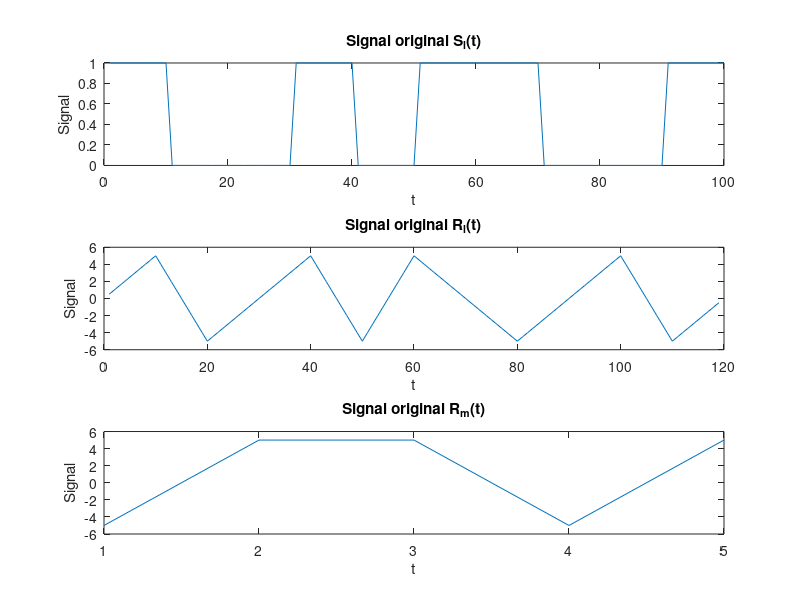

Write the MATLAB code that produced this figure.
%% SALLMONE Armela & MONY Alexandra
clear; % Efface les variables de l environnement de travail
close all; % Ferme les figures ouvertes
clc; % Efface la console

%% Initialisation des paramètres
fe = 20e4; % Fréquence d'échantillonnage
Te=1/fe; % Période d'échantillonnage
Ts=1/1e4; % Période d'émission des symboles
Fse=Ts/Te; % Facteur de sur-échantillonnage
Ns = 1000; % Nombre de symboles à émettre par paquet
Nfft = 64; 

%Filtres de mise en forme
p=[-1/2*ones(1,Fse/2),1/2*ones(1,Fse/2)];
% p0=ones(1,Fse/2);
% p1=ones(1,Fse/2);
len_p=length(p);


p_a=fliplr(p); % Filtre adapté


%% Émetteur
%séquence émise:
Bk=[1,0,0,1,0];
len_Bk=length(Bk);

% Filtre de mise en forme
S_l=zeros(1,len_Bk*len_p);


for i=0:len_Bk-1
    S_l((len_p*i+1):(len_p*(i+1)))=(1-2*Bk(i+1))*p;
    
end

S_l=0.5+S_l;

%% Récepteur
% Filtre de reception
R_l=conv(S_l,p_a);


% Échantillonnage au rythme Ts
R_m=zeros(1,len_Bk);
indices = 0:len_Bk-1;
R_m(indices+1) = R_l(indices*Fse+length(p));

%% Affichage 


% Affichage dans une seule figure
figure;

% Affichage de sl(t)
subplot(3,1,1);
plot(S_l);
title('Signal original S_l(t)');
xlabel('t');
ylabel('Signal');

% Affichage de rl(t)
subplot(3,1,2);
plot(R_l);
title('Signal original R_l(t)');
xlabel('t');
ylabel('Signal');

% Affichage de rm(t)
subplot(3,1,3);
plot(R_m);
title('Signal original R_m(t)');
xlabel('t');
ylabel('Signal');
